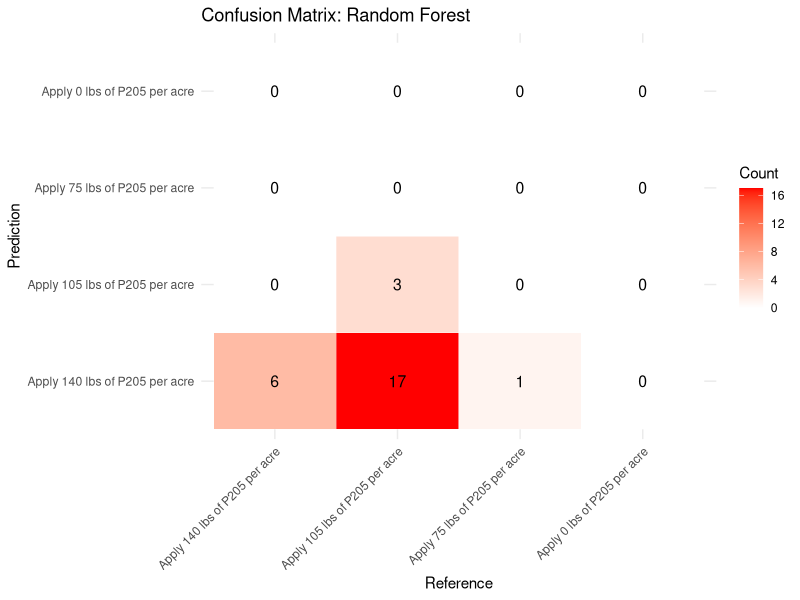
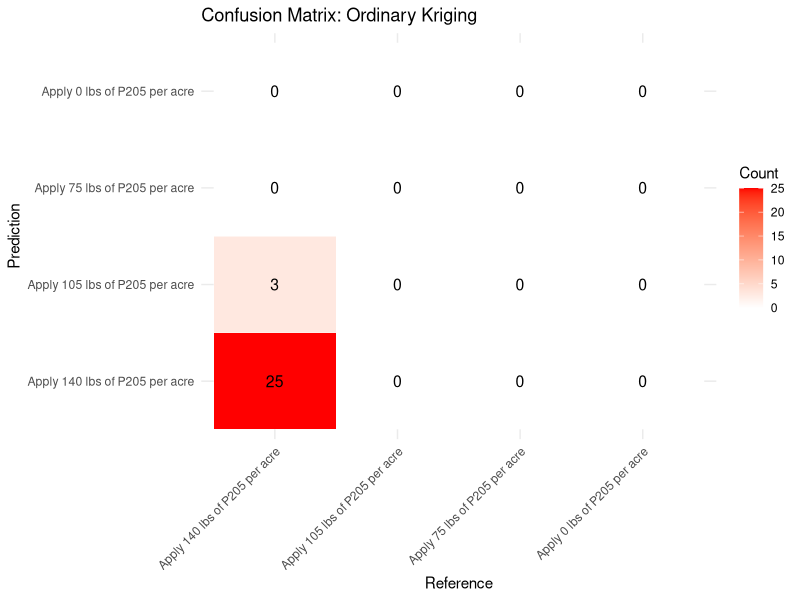

Write the R code that produced these figures, in order.
## ---- chunk 1
library(ggplot2)
library(reshape2) # For reshaping the data

# Recreate confusion matrix tables based on the provided data structure
rf8_table <- matrix(c(6, 17, 1, 0, 
                      0, 3, 0, 0, 
                      0, 0, 0, 0, 
                      0, 0, 0, 0), 
                    nrow = 4, byrow = TRUE,
                    dimnames = list(
                      Prediction = c(
          "Apply 140 lbs of P205 per acre", 
          "Apply 105 lbs of P205 per acre",
          "Apply 75 lbs of P205 per acre", 
          "Apply 0 lbs of P205 per acre"
        ),
                      Reference = c(
          "Apply 140 lbs of P205 per acre", 
          "Apply 105 lbs of P205 per acre",
          "Apply 75 lbs of P205 per acre", 
          "Apply 0 lbs of P205 per acre"
        )))


rs8_table <-

kriged8_table <- matrix(c(25, 0, 0, 0, 
                          3, 0, 0, 0, 
                          0, 0, 0, 0, 
                          0, 0, 0, 0), 
                        nrow = 4, byrow = TRUE,
                        dimnames = list(
                          Prediction = c(
          "Apply 140 lbs of P205 per acre", 
          "Apply 105 lbs of P205 per acre",
          "Apply 75 lbs of P205 per acre", 
          "Apply 0 lbs of P205 per acre"
        ),
                          Reference = c(
          "Apply 140 lbs of P205 per acre", 
          "Apply 105 lbs of P205 per acre",
          "Apply 75 lbs of P205 per acre", 
          "Apply 0 lbs of P205 per acre"
        )
                        ))

# Function to create a confusion matrix plot
plot_confusion_matrix <- function(confusion_table, title) {
  # Convert the matrix into a long format
  confusion_long <- melt(confusion_table, varnames = c("Prediction", "Reference"), value.name = "Count")
  
  # Create the heatmap using ggplot2
  ggplot(data = confusion_long, aes(x = Reference, y = Prediction, fill = Count)) +
    geom_tile(color = "white") +
    geom_text(aes(label = Count), color = "black", size = 4) +
    scale_fill_gradient(low = "white", high = "red") +
    theme_minimal() +
    theme(axis.text.x = element_text(angle = 45, hjust = 1)) +
    labs(title = title, x = "Reference", y = "Prediction", fill = "Count")
}

# Generate plots
plot_rf8 <- plot_confusion_matrix(rf8_table, "Confusion Matrix: Random Forest")
plot_kriged8 <- plot_confusion_matrix(kriged8_table, "Confusion Matrix: Ordinary Kriging")

# Display the plots
print(plot_rf8)
print(plot_kriged8)
